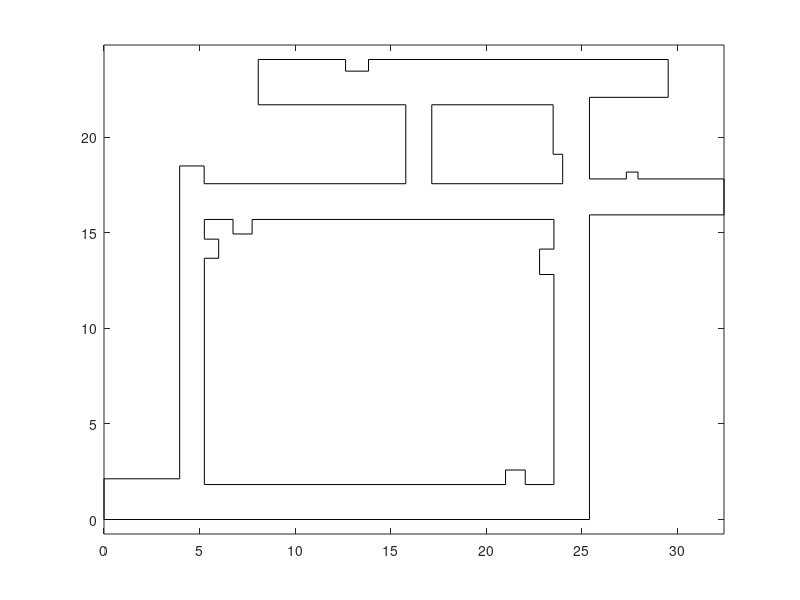

Write the MATLAB code that produced this figure. (Note: this script raises an error after producing the figure.)
structure1 = [0, 0; 0, 2.13; 3.96,2.13;3.96,18.50; 5.24,18.50;5.24,17.57;15.79,17.57;15.79,17.57;15.79,21.70;8.07,21.70;8.07,24.07;12.64,24.07;12.64,23.46;13.84,23.46;13.84,24.07;29.52,24.07;29.52,22.09;25.4,22.09;25.4,17.82;27.33,17.82;27.33,18.18;27.94,18.18;27.94,17.82;32.44,17.82
    32.44,15.94;25.4,15.94;25.4,0;0,0];
structure2 = [5.25,1.83;5.25,13.67;6,13.67;6,14.67;5.25,14.67;5.25,15.70;6.75,15.70;6.75,14.94;7.75,14.94;7.75,15.7;23.54,15.70;23.54,14.15;22.79,14.15;22.79,12.82;23.54,12.82;23.54,1.83;22.04,1.83;22.04,2.59;21.01,2.59;21.01,1.83;5.25,1.83];
structure3 = [17.15,21.7;23.5,21.7;23.5,19.11;24,19.11;24,17.57;17.15,17.57;17.15,21.7];
test_pos = [5 18; 5 1 ; 5 16.5;10 23; 13 23; 16 23; 19 23;22 23;25 23; 28 23; 7.25 16.5; 10 16.5; 13 16.5; 16 16.5; 19 16.5; 22 16.5; 25 16.5; 27.2 16.5; 30.5 16.5;16.5 20;24.5 20;24.5 15; 24.5 13.5; 24.5 10.5; 24.5 7.5; 24.5 4.5; 24.5 1; 5 14; 5 11; 5 8; 5 5; 5 2.5; 2 1; 8 1; 11 1; 14 1; 17 1; 19 1; 21.25 1; 23 1;21.5,2.2;23,13.49;27.64,18;14.5,23.8;11.3,23.8];
N_positions = size(test_pos, 1);

measures = zeros(2, 34, N_positions);


for np = 1:N_positions

    lidar_pos = test_pos(np,:);

    % Plot the floor plan
    figure(1)
    plot(structure1(:,1), structure1(:,2), 'k'); % Plot walls
    hold on
    plot(structure2(:,1),structure2(:,2),'k');
    plot(structure3(:,1),structure3(:,2),'k');
    axis equal;
    % Iterate over angles
    angle_list = 0:10:359;
    for na = 1:length(angle_list)
        angle_deg = angle_list(na);

        % Convert angle from degrees to radians
        angle_rad = deg2rad(angle_deg);
        
        % Calculate endpoint coordinates
        x_end = 50 * cos(angle_rad) + lidar_pos(1); % 50 meters away in the x direction
        y_end = 50 * sin(angle_rad) + lidar_pos(2); % 50 meters away in the y direction %%lidar_pos(2) identifies y position
        
        % Find the intersection points
        [x_intersect1, y_intersect1] = polyxpoly([lidar_pos(1),x_end],[lidar_pos(2),y_end], structure1(:,1), structure1(:,2));
        [x_intersect2, y_intersect2] = polyxpoly([lidar_pos(1),x_end],[lidar_pos(2),y_end], structure2(:,1), structure2(:,2));
        [x_intersect3, y_intersect3] = polyxpoly([lidar_pos(1),x_end],[lidar_pos(2),y_end], structure3(:,1), structure3(:,2));

        x_intersect = [ x_intersect1 ; x_intersect2 ; x_intersect3];
        y_intersect = [ y_intersect1 ; y_intersect2 ; y_intersect3];
        
        distance = sqrt((x_intersect-lidar_pos(1)).^2 + (y_intersect-lidar_pos(2)).^2);
        [~,idx] = min(distance);
        x_intersect = x_intersect(idx);
        y_intersect = y_intersect(idx);

        %if (np == 33)
        %plot(x_intersect, y_intersect, 'r.');
        %lot([lidar_pos(1) x_intersect], [lidar_pos(2) y_intersect], 'm');
        %end

        measures(:,na,np) = [x_intersect ; y_intersect] - test_pos(np,:).';

        if (na == 1)  % pointing right
            rightwall(np) = x_intersect;
        elseif (na == 10)   % pointing up
            topwall(np) = y_intersect;
        elseif (na == 19)   % pointing left
            leftwall(np) = x_intersect;
        elseif (na == 28)   % pointing_down
            bottomwall(np) = y_intersect;
        end

    end


    % Plot the lidar position
    %plot(lidar_pos(1), lidar_pos(2), 'go');

    xlabel('X-axis (m)');
    ylabel('Y-axis (m)');
    title('Map'); 
    drawnow
    pause(0.1)
    
    %lidar_pos(1) = lidar_pos(1) + 0.1;
end


lidar_pos = [];
lidar = [1 1 ; 25 1 ; 25,22.5; 29,22.5; 29, 23.5; 14,23.5;14,23;12.5,23; 
    12.5,23.5;8.2,23.5;8.2,22; 16.4,22;16.4,16.5;32,16.5;32,17.5;27.7,17.5;
    27.7,18;27.4,18;27.4,16;7.5,16;7.5,15.2;6.9,15.2;6.9,16;4.2,16;4.2,18.2;5,18.2;5,14.5;5.8,14.5;5.8,13.8;5,13.5;5,1;1,1];
X_positions = size(lidar,1);
num_steps = 50;
for seg = 1:X_positions-1
    nx = (0:num_steps).';
    lidar_seq = (lidar(seg,:) + nx .* (lidar(seg+1,:) - lidar(seg,:)) / num_steps);
    noise = randn(size(lidar_seq)) * 0.1; % Adjust the noise level as needed
    lidar_seq = lidar_seq + noise;
    
    lidar_pos = [lidar_pos; lidar_seq]; % Store each lidar position separately
end

for nx = 1:size(lidar_pos,1)
    plot(lidar_pos(nx, 1), lidar_pos(nx, 2), 'r.');
    drawnow;
end
real_data = zeros(2, 36); % Initialize real_data for all lidar positions

% Iterate over lidar positions
for np = 1:size(lidar_pos, 1)
    % Iterate over angles
    angle_list = 0:10:359;
    for na = 1:length(angle_list)
        angle_deg = angle_list(na);

        % Convert angle from degrees to radians
        angle_rad = deg2rad(angle_deg);

        % Calculate endpoint coordinates
        x_end = 50 * cos(angle_rad) + lidar_pos(np, 1); % 5 meters away in the x direction
        y_end = 50 * sin(angle_rad) + lidar_pos(np, 2); % 5 meters away in the y direction

        % Find the intersection points with structures (you need to define structure1, structure2, structure3)
        [x_intersect1, y_intersect1] = polyxpoly([lidar_pos(np, 1), x_end], [lidar_pos(np, 2), y_end], structure1(:, 1), structure1(:, 2));
        [x_intersect2, y_intersect2] = polyxpoly([lidar_pos(np, 1), x_end], [lidar_pos(np, 2), y_end], structure2(:, 1), structure2(:, 2));
        [x_intersect3, y_intersect3] = polyxpoly([lidar_pos(np, 1), x_end], [lidar_pos(np, 2), y_end], structure3(:, 1), structure3(:, 2));

        x_intersect = [x_intersect1; x_intersect2; x_intersect3];
        y_intersect = [y_intersect1; y_intersect2; y_intersect3];

        distance = sqrt((x_intersect - lidar_pos(np, 1)).^2 + (y_intersect - lidar_pos(np, 2)).^2);
        [~, idx] = min(distance);
        x_intersect = x_intersect(idx);
        y_intersect = y_intersect(idx);

        real_data(:, na) = [x_intersect; y_intersect] - lidar_pos(np, :).';
        %plot([lidar_pos(np, 1), x_intersect], [lidar_pos(np, 2), y_intersect], 'r-');
        disp("HELLO");
    end
end

[p,idx2] = sort(metric);
fprintf('%g %g\n',test_pos(idx2(1),:));
fprintf('%g %g\n', test_pos(idx2(2),:));
%disp(p);
tp = test_pos(idx2(1), :);
%plot(tp(1), tp(2), 'kx')

% fprintf('Weight percentage of p(1): %.2f%%\n', weight_percentage_p1 * 100);
% fprintf('Weight percentage of p(2): %.2f%%\n', weight_percentage_p2 * 100);
% plot(test_pos(idx2(1),1),test_pos(idx2(1),2),'go');
% plot(test_pos(idx2(2),1),test_pos(idx2(2),2),'go');

pidx = idx2(1);


xapprox1 = leftwall(pidx) + abs(real_data(1, 19));
xapprox2 = rightwall(pidx) - abs(real_data(1,1));
yapprox1 = bottomwall(pidx) + abs(real_data(2, 28));
yapprox2 = topwall(pidx) - abs(real_data(2,10));
xapprox = (xapprox1+xapprox2)/2;
yapprox = (yapprox1+yapprox2)/2;


approx_pos = [xapprox, yapprox];
approx_data = zeros(2,36);
angle_list = 0:10:359;
for nc = 1:length(angle_list)
    angle_deg = angle_list(nc);
    angle_rad = deg2rad(angle_deg);
    x_end = 50 * cos(angle_rad) + approx_pos(1); % 5 meters away in the x direction
    y_end = 50 * sin(angle_rad) + approx_pos(2); % 5 meters away in the y direction
    [x_intersect1, y_intersect1] = polyxpoly([approx_pos(1),x_end],[approx_pos(2),y_end], structure1(:,1), structure1(:,2));
    [x_intersect2, y_intersect2] = polyxpoly([approx_pos(1),x_end],[approx_pos(2),y_end], structure2(:,1), structure2(:,2));
    [x_intersect3, y_intersect3] = polyxpoly([approx_pos(1),x_end],[approx_pos(2),y_end], structure3(:,1), structure3(:,2));

    x_intersect = [ x_intersect1 ; x_intersect2 ; x_intersect3];
    y_intersect = [ y_intersect1 ; y_intersect2 ; y_intersect3];
    distance = sqrt((x_intersect-approx_pos(1)).^2 + (y_intersect-approx_pos(2)).^2);
    [~,idx] = min(distance);
    x_intersect = x_intersect(idx);
    y_intersect = y_intersect(idx);
    %approx_data(:,nc) = [x_intersect ; y_intersect] - approx_pos.';
    plot([approx_pos(1) x_intersect],[approx_pos(2) y_intersect],'m');
end
for nz = 1: size(lidar_pos,1)
    plot(approx_pos(nz,1),approx_pos(nz,2),'m.');
    drawnow;
end
hold off;
fprintf('Approximated position is : %g,%g\n',approx_pos(1),approx_pos(2));
fprintf('Actual position is : %g, %g \n',lidar_pos(1),lidar_pos(2));
